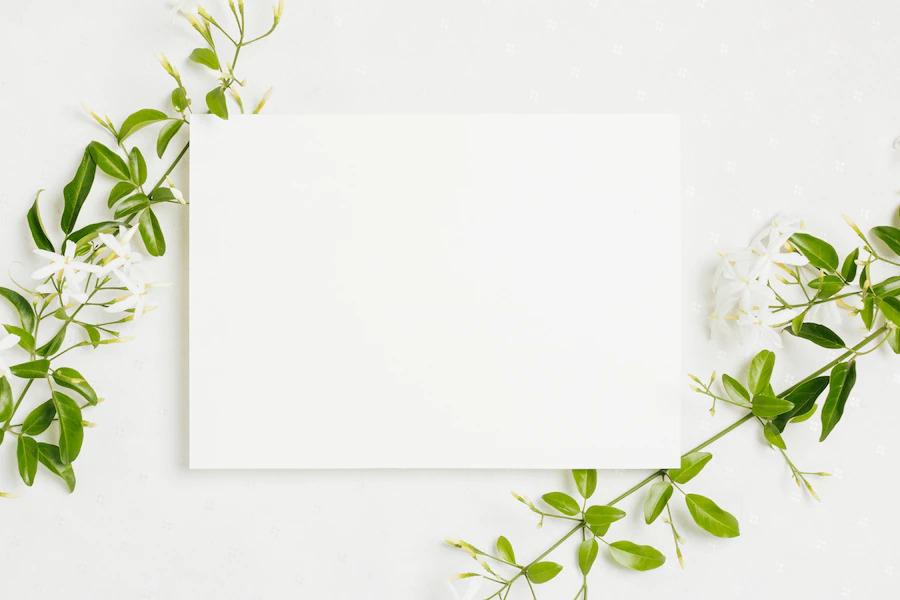
#> input picture Sem 6/MS/MS Assignment 1/Greeting Card.jpg, 900 x 600 px
$ python WriteOnImage.py
#> lines starting #> are read from the running program, lines starting #| are printed output that depends on the picture
from PIL import Image, ImageDraw, ImageFont

# Firstly we need to open an image
greeting_card_img = Image.open('Greeting Card.jpg')
#> greeting_card_img is the input picture: PIL image 900x600 RGB; mean R, G, B 228.7, 230.8, 218.6

# Enabling drawing on this card
img_drawer = ImageDraw.Draw(greeting_card_img)

# Loading my own custom font style and size
custom_font = ImageFont.truetype('Sinthya-jlYM.ttf', 62)

# Now we can draw the text on the image using the img_drawer
img_drawer.text((230, 170), "Happy  Anniversary !", font = custom_font, fill = (255, 0, 0))
img_drawer.text((230, 270), "Beautiful Human", font = custom_font, fill = (255, 0, 0))

# We can either display or save the image
greeting_card_img.show()
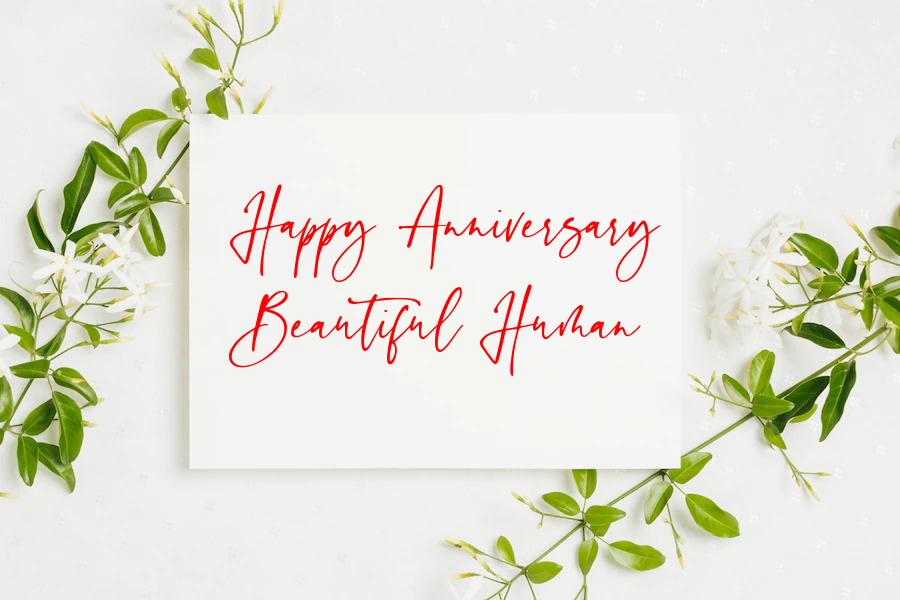
#> shown: PIL image 900x600 RGB; mean R, G, B 228.9, 227.4, 215.3

# We save the image now
greeting_card_img.save('S20200010042_greeting-card.jpg')
